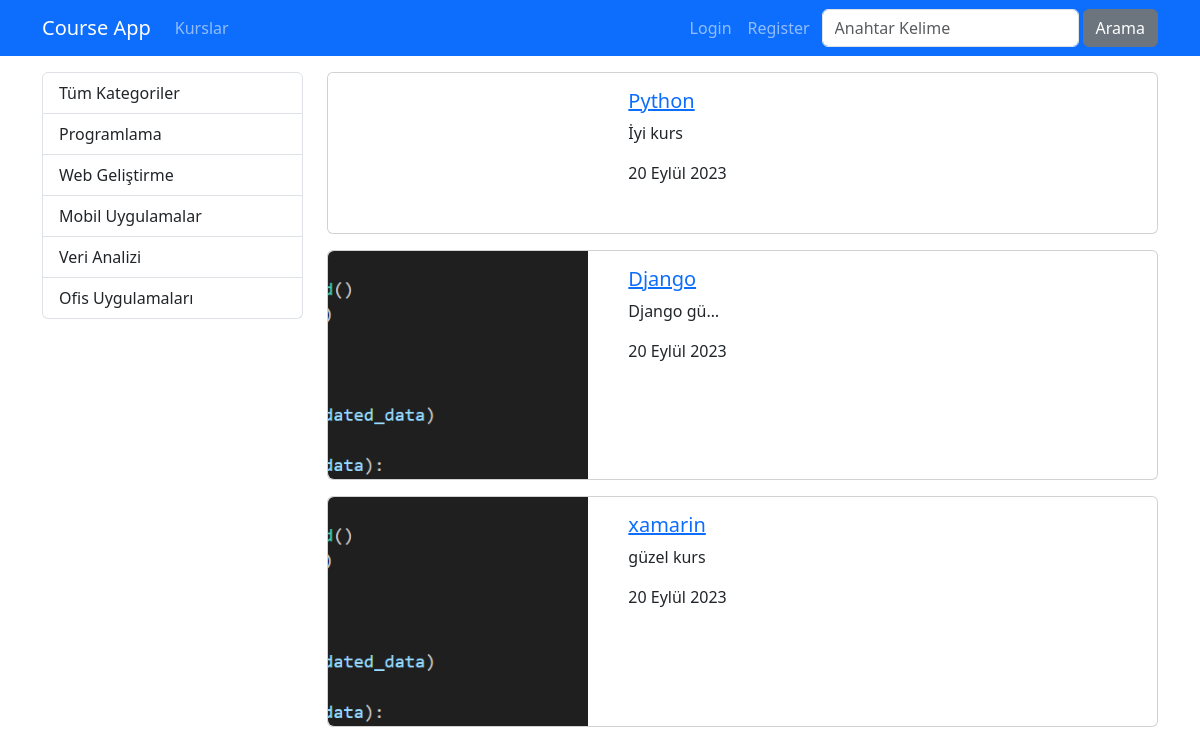
/kurslar/, run on the app's committed database.
### courses/models.py (models this page shows, shortened)
class Category(models.Model):
    name = models.CharField(max_length=40)
    slug=models.SlugField(default="",null=False,unique=True,db_index=True,max_length=50)

class Course(models.Model):
    title = models.CharField(max_length=50)
    description = models.TextField()
    image = models.ImageField(upload_to="images", default="")
    date= models.DateField(auto_now=True)
    isActive = models.BooleanField(default=False)
    isHome = models.BooleanField(default=False)
    slug = models.SlugField(default="",blank=True,null=False, unique=True, db_index=True)
    categories = models.ManyToManyField(Category,)

### courses/views.py (the view)
# urls.py: path("",views.index,name="index"),
def index(request):
    kurslar = Course.objects.filter(isHome=1,isActive=1)
    kategoriler = Category.objects.all()
    return render(request, 'courses/index.html',{
        'categories': kategoriler,
        'courses': kurslar
    })

### courses/templates/courses/index.html (shortened to what this page needs)
{% extends 'layout.html' %}
{% load static %}
{% block css_files %}
<link rel="stylesheet" href="{% static 'courses/css/style.css' %}">
{% endblock css_files %}
{% block content %}
  <div class="container mt-3">
    <div class="row">
      <div class="col-3">
        {% include 'courses/partials/_categories.html' %}
      </div>
      <div class="col-9">
        {% for course in courses %}
          {% if course.isActive %}
            {% include 'courses/partials/_course.html' %}
          {% endif %}
        {% endfor %}
      </div>
    </div>
  </div>
{% endblock %}

### courses/templates/courses/partials/_categories.html
<div class="list-group">
    <a href="/kurslar" class="list-group-item list-group-item-action">Tüm Kategoriler</a>
    {% for category in categories %}
        <a href="{% url 'courses_by_category' category.slug %}"
        class="list-group-item list-group-item-action {% if seciliKategori == category.slug %}active{% endif %}">{{ category.name | title }}</a>
    {% endfor %}
</div>

### courses/templates/courses/partials/_course.html
{% load static %}
<div class="card mb-3">
  <div class="row">
    <div class="col-4">
      <img class="img-fluid rounded-start" src="{{course.image.url }}" alt="{{ course.title }}" />
    </div>
    <div class="col-8">
      <div class="card-body">
        <h5 class="card-title">
          <a href="{{course.image.url }}">
            {{ course.title }}
        </a>
      </h5>
          <p class="card-text">{{ course.description |truncatechars:10 }}</p>
        <p class="card-text">{{ course.date}}</p>
      </div>
    </div>
  </div>
</div>

### data on the page
Category: name "Programlama"
Category: name "Web Geliştirme"
Category: name "Mobil Uygulamalar"
Category: name "Veri Analizi"
Category: name "Ofis Uygulamaları"
Course: image (picture), title "Python", description "İyi kurs", date "20 Eylül 2023"
Course: image (picture), title "Django", description "Django gü…", date "20 Eylül 2023"
Course: image (picture), title "xamarin", description "güzel kurs", date "20 Eylül 2023"
